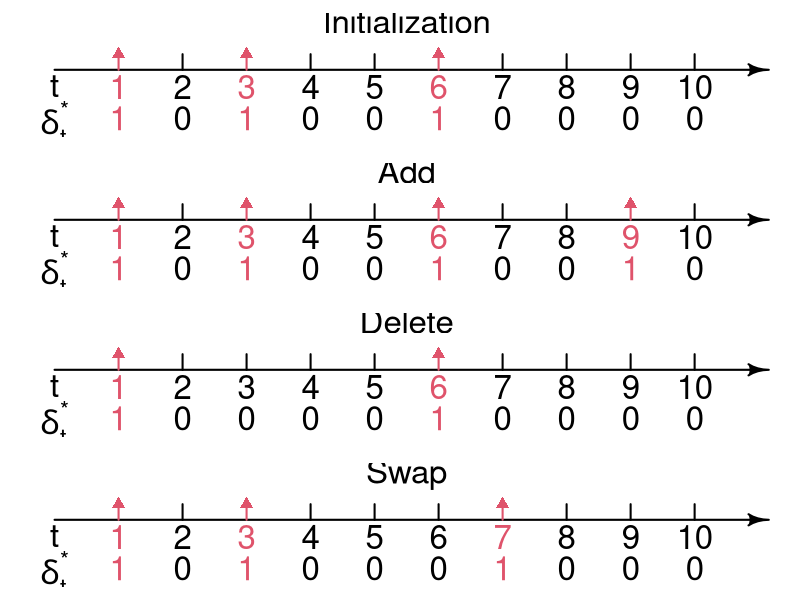

This chart was generated by the following R code:
T_max<-10

Delta<-c(1,0,1,0,0,1,0,0,0,0)
Delta<-cbind(Delta,c(1,0,1,0,0,1,0,0,1,0))
Delta<-cbind(Delta,c(1,0,0,0,0,1,0,0,0,0))
Delta<-cbind(Delta,c(1,0,1,0,0,0,1,0,0,0))
kk<-c("Initialization","Add","Delete","Swap")

library(shape)
png("Add_drop_swap.png",600,600)
par(mfrow=c(4,1),mar=c(1,2,1,1))
for(al in 1:4)
{
  plot(0,0,type="n",xlim=c(0,T_max+1),ylim = c(-1.2,1),lty=1,xlab = "",ylab = "",xaxt="n",yaxt="n",axes = F)
  Arrows(0,0,T_max+1,0,lwd=2)
  # text(0,T_max+1,'t',cex=3)
  text((1+T_max)/2,0.7,kk[al],adj=c(0.5,0),col=1,cex=3)
  text(0,-0.1,expression(t),adj=c(0.5,1),col=1,cex=3)
  text(0,-0.6,expression(delta[t]^"*"),adj=c(0.5,1),col=1,cex=3)
  for(i in 1:T_max)
  {
    
    if(Delta[i,al]==0)
    {
      segments(i,0,i,0.3,lwd=2,col=1)
      text(i,-0.1,as.character(i),adj=c(0.5,1),col=1,cex=3)
      text(i,-0.7,as.character(Delta[i,al]),adj=c(0.5,1),col=1,cex=3)
    }
    else
    {
      segments(i,0,i,0.3,lwd=2,col=2)
      points(i,0.3,cex=2,pch=17,col=2)
      text(i,-0.1,as.character(i),adj=c(0.5,1),col=2,cex=3)
      text(i,-0.7,as.character(Delta[i,al]),adj=c(0.5,1),col=2,cex=3)
    }
  }
}
dev.off()